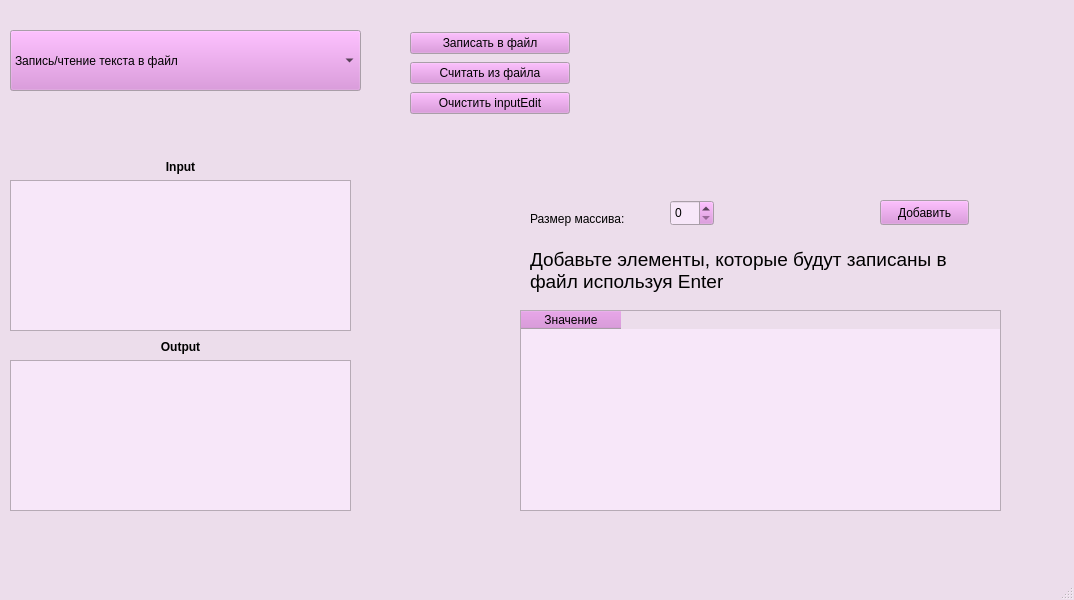
<?xml version="1.0" encoding="UTF-8"?>
<ui version="4.0">
 <class>MainWindow</class>
 <widget class="QMainWindow" name="MainWindow">
  <property name="geometry">
   <rect>
    <x>0</x>
    <y>0</y>
    <width>1074</width>
    <height>600</height>
   </rect>
  </property>
  <property name="palette">
   <palette>
    <active>
     <colorrole role="Button">
      <brush brushstyle="SolidPattern">
       <color alpha="255">
        <red>220</red>
        <green>138</green>
        <blue>221</blue>
       </color>
      </brush>
     </colorrole>
     <colorrole role="Base">
      <brush brushstyle="SolidPattern">
       <color alpha="255">
        <red>247</red>
        <green>231</green>
        <blue>249</blue>
       </color>
      </brush>
     </colorrole>
     <colorrole role="Window">
      <brush brushstyle="SolidPattern">
       <color alpha="255">
        <red>236</red>
        <green>221</green>
        <blue>235</blue>
       </color>
      </brush>
     </colorrole>
     <colorrole role="Highlight">
      <brush brushstyle="SolidPattern">
       <color alpha="255">
        <red>220</red>
        <green>138</green>
        <blue>221</blue>
       </color>
      </brush>
     </colorrole>
    </active>
    <inactive>
     <colorrole role="Button">
      <brush brushstyle="SolidPattern">
       <color alpha="255">
        <red>220</red>
        <green>138</green>
        <blue>221</blue>
       </color>
      </brush>
     </colorrole>
     <colorrole role="Base">
      <brush brushstyle="SolidPattern">
       <color alpha="255">
        <red>247</red>
        <green>231</green>
        <blue>249</blue>
       </color>
      </brush>
     </colorrole>
     <colorrole role="Window">
      <brush brushstyle="SolidPattern">
       <color alpha="255">
        <red>236</red>
        <green>221</green>
        <blue>235</blue>
       </color>
      </brush>
     </colorrole>
     <colorrole role="Highlight">
      <brush brushstyle="SolidPattern">
       <color alpha="255">
        <red>220</red>
        <green>138</green>
        <blue>221</blue>
       </color>
      </brush>
     </colorrole>
    </inactive>
    <disabled>
     <colorrole role="Button">
      <brush brushstyle="SolidPattern">
       <color alpha="255">
        <red>220</red>
        <green>138</green>
        <blue>221</blue>
       </color>
      </brush>
     </colorrole>
     <colorrole role="Base">
      <brush brushstyle="SolidPattern">
       <color alpha="255">
        <red>236</red>
        <green>221</green>
        <blue>235</blue>
       </color>
      </brush>
     </colorrole>
     <colorrole role="Window">
      <brush brushstyle="SolidPattern">
       <color alpha="255">
        <red>236</red>
        <green>221</green>
        <blue>235</blue>
       </color>
      </brush>
     </colorrole>
    </disabled>
   </palette>
  </property>
  <property name="windowTitle">
   <string>MainWindow</string>
  </property>
  <widget class="QWidget" name="centralwidget">
   <widget class="QWidget" name="verticalLayoutWidget">
    <property name="geometry">
     <rect>
      <x>10</x>
      <y>160</y>
      <width>341</width>
      <height>171</height>
     </rect>
    </property>
    <layout class="QVBoxLayout" name="verticalLayout">
     <item>
      <widget class="QLabel" name="label">
       <property name="font">
        <font>
         <bold>true</bold>
        </font>
       </property>
       <property name="text">
        <string>Input</string>
       </property>
       <property name="alignment">
        <set>Qt::AlignCenter</set>
       </property>
      </widget>
     </item>
     <item>
      <widget class="QTextEdit" name="inputEdit">
       <property name="readOnly">
        <bool>false</bool>
       </property>
      </widget>
     </item>
    </layout>
   </widget>
   <widget class="QWidget" name="verticalLayoutWidget_2">
    <property name="geometry">
     <rect>
      <x>10</x>
      <y>340</y>
      <width>341</width>
      <height>171</height>
     </rect>
    </property>
    <layout class="QVBoxLayout" name="verticalLayout_2">
     <item>
      <widget class="QLabel" name="label_2">
       <property name="font">
        <font>
         <bold>true</bold>
        </font>
       </property>
       <property name="text">
        <string>Output</string>
       </property>
       <property name="alignment">
        <set>Qt::AlignCenter</set>
       </property>
      </widget>
     </item>
     <item>
      <widget class="QTextEdit" name="outputEdit">
       <property name="readOnly">
        <bool>true</bool>
       </property>
      </widget>
     </item>
    </layout>
   </widget>
   <widget class="QWidget" name="verticalLayoutWidget_3">
    <property name="geometry">
     <rect>
      <x>410</x>
      <y>30</y>
      <width>160</width>
      <height>89</height>
     </rect>
    </property>
    <layout class="QVBoxLayout" name="verticalLayout_3">
     <item>
      <widget class="QPushButton" name="inputButton">
       <property name="text">
        <string>Записать в файл</string>
       </property>
      </widget>
     </item>
     <item>
      <widget class="QPushButton" name="outputButton">
       <property name="text">
        <string>Считать из файла</string>
       </property>
      </widget>
     </item>
     <item>
      <widget class="QPushButton" name="clearButton">
       <property name="text">
        <string>Очистить inputEdit</string>
       </property>
      </widget>
     </item>
    </layout>
   </widget>
   <widget class="QStackedWidget" name="stackedWidget">
    <property name="geometry">
     <rect>
      <x>440</x>
      <y>180</y>
      <width>561</width>
      <height>351</height>
     </rect>
    </property>
    <property name="currentIndex">
     <number>1</number>
    </property>
    <widget class="QWidget" name="page">
     <widget class="QLabel" name="label_3">
      <property name="geometry">
       <rect>
        <x>70</x>
        <y>20</y>
        <width>451</width>
        <height>61</height>
       </rect>
      </property>
      <property name="font">
       <font>
        <pointsize>14</pointsize>
       </font>
      </property>
      <property name="text">
       <string>Введите текст, который будет записан в файл</string>
      </property>
     </widget>
    </widget>
    <widget class="QWidget" name="page_2">
     <widget class="QLabel" name="label_4">
      <property name="geometry">
       <rect>
        <x>90</x>
        <y>60</y>
        <width>451</width>
        <height>61</height>
       </rect>
      </property>
      <property name="font">
       <font>
        <pointsize>14</pointsize>
       </font>
      </property>
      <property name="text">
       <string>Добавьте элементы, которые будут записаны в файл используя Enter </string>
      </property>
      <property name="wordWrap">
       <bool>true</bool>
      </property>
     </widget>
     <widget class="QLabel" name="label_6">
      <property name="geometry">
       <rect>
        <x>90</x>
        <y>30</y>
        <width>131</width>
        <height>17</height>
       </rect>
      </property>
      <property name="text">
       <string>Размер массива:</string>
      </property>
     </widget>
     <widget class="QSpinBox" name="countInput">
      <property name="geometry">
       <rect>
        <x>230</x>
        <y>20</y>
        <width>44</width>
        <height>26</height>
       </rect>
      </property>
      <property name="minimum">
       <number>0</number>
      </property>
     </widget>
     <widget class="QTableWidget" name="tableWidget">
      <property name="geometry">
       <rect>
        <x>80</x>
        <y>130</y>
        <width>481</width>
        <height>201</height>
       </rect>
      </property>
      <column>
       <property name="text">
        <string>Значение</string>
       </property>
      </column>
     </widget>
     <widget class="QPushButton" name="addArray">
      <property name="geometry">
       <rect>
        <x>440</x>
        <y>20</y>
        <width>89</width>
        <height>25</height>
       </rect>
      </property>
      <property name="text">
       <string>Добавить</string>
      </property>
     </widget>
    </widget>
    <widget class="QWidget" name="page_3">
     <widget class="QWidget" name="verticalLayoutWidget_13">
      <property name="geometry">
       <rect>
        <x>260</x>
        <y>20</y>
        <width>281</width>
        <height>261</height>
       </rect>
      </property>
      <layout class="QVBoxLayout" name="verticalLayout_25" stretch="0,0,0">
       <property name="spacing">
        <number>6</number>
       </property>
       <property name="leftMargin">
        <number>0</number>
       </property>
       <item>
        <layout class="QVBoxLayout" name="verticalLayout_27">
         <item>
          <widget class="QLabel" name="label_23">
           <property name="font">
            <font>
             <family>Waree</family>
             <pointsize>14</pointsize>
             <bold>false</bold>
            </font>
           </property>
           <property name="text">
            <string>Возраст растения</string>
           </property>
           <property name="alignment">
            <set>Qt::AlignCenter</set>
           </property>
          </widget>
         </item>
         <item>
          <widget class="QSpinBox" name="ageBox">
           <property name="font">
            <font>
             <pointsize>14</pointsize>
             <bold>true</bold>
            </font>
           </property>
           <property name="buttonSymbols">
            <enum>QAbstractSpinBox::PlusMinus</enum>
           </property>
           <property name="maximum">
            <number>9999</number>
           </property>
          </widget>
         </item>
        </layout>
       </item>
       <item>
        <layout class="QVBoxLayout" name="verticalLayout_28">
         <item>
          <widget class="QLabel" name="label_24">
           <property name="font">
            <font>
             <family>Waree</family>
             <pointsize>14</pointsize>
             <bold>false</bold>
            </font>
           </property>
           <property name="text">
            <string>Высота растения(см)</string>
           </property>
           <property name="alignment">
            <set>Qt::AlignCenter</set>
           </property>
          </widget>
         </item>
         <item>
          <widget class="QDoubleSpinBox" name="heightBox">
           <property name="font">
            <font>
             <pointsize>14</pointsize>
             <bold>true</bold>
            </font>
           </property>
           <property name="buttonSymbols">
            <enum>QAbstractSpinBox::PlusMinus</enum>
           </property>
           <property name="maximum">
            <double>99999.990000000005239</double>
           </property>
          </widget>
         </item>
        </layout>
       </item>
       <item>
        <layout class="QVBoxLayout" name="verticalLayout_29">
         <item>
          <widget class="QLabel" name="label_25">
           <property name="sizePolicy">
            <sizepolicy hsizetype="Preferred" vsizetype="Fixed">
             <horstretch>0</horstretch>
             <verstretch>0</verstretch>
            </sizepolicy>
           </property>
           <property name="font">
            <font>
             <family>Waree</family>
             <pointsize>14</pointsize>
             <bold>false</bold>
            </font>
           </property>
           <property name="text">
            <string>Растение цветёт?</string>
           </property>
           <property name="alignment">
            <set>Qt::AlignCenter</set>
           </property>
          </widget>
         </item>
         <item>
          <layout class="QHBoxLayout" name="horizontalLayout_7">
           <property name="spacing">
            <number>0</number>
           </property>
           <property name="sizeConstraint">
            <enum>QLayout::SetDefaultConstraint</enum>
           </property>
           <item>
            <widget class="QCheckBox" name="yesBox">
             <property name="sizePolicy">
              <sizepolicy hsizetype="Minimum" vsizetype="Fixed">
               <horstretch>0</horstretch>
               <verstretch>0</verstretch>
              </sizepolicy>
             </property>
             <property name="font">
              <font>
               <pointsize>14</pointsize>
               <bold>true</bold>
              </font>
             </property>
             <property name="text">
              <string>Да</string>
             </property>
             <attribute name="buttonGroup">
              <string notr="true">buttonGroup</string>
             </attribute>
            </widget>
           </item>
           <item>
            <widget class="QCheckBox" name="noBox">
             <property name="sizePolicy">
              <sizepolicy hsizetype="Preferred" vsizetype="Fixed">
               <horstretch>0</horstretch>
               <verstretch>0</verstretch>
              </sizepolicy>
             </property>
             <property name="font">
              <font>
               <pointsize>14</pointsize>
               <bold>true</bold>
              </font>
             </property>
             <property name="text">
              <string>Нет</string>
             </property>
             <attribute name="buttonGroup">
              <string notr="true">buttonGroup</string>
             </attribute>
            </widget>
           </item>
          </layout>
         </item>
        </layout>
       </item>
      </layout>
     </widget>
     <widget class="QPushButton" name="addButton">
      <property name="geometry">
       <rect>
        <x>140</x>
        <y>140</y>
        <width>89</width>
        <height>25</height>
       </rect>
      </property>
      <property name="text">
       <string>Добавить</string>
      </property>
     </widget>
    </widget>
    <widget class="QWidget" name="page_4">
     <widget class="QWidget" name="verticalLayoutWidget_14">
      <property name="geometry">
       <rect>
        <x>250</x>
        <y>10</y>
        <width>281</width>
        <height>271</height>
       </rect>
      </property>
      <layout class="QVBoxLayout" name="verticalLayout_26" stretch="0,0,0">
       <property name="spacing">
        <number>6</number>
       </property>
       <property name="leftMargin">
        <number>0</number>
       </property>
       <item>
        <layout class="QVBoxLayout" name="verticalLayout_31">
         <item>
          <widget class="QLabel" name="label_27">
           <property name="font">
            <font>
             <family>Waree</family>
             <pointsize>14</pointsize>
             <bold>false</bold>
            </font>
           </property>
           <property name="text">
            <string>Возраст растения</string>
           </property>
           <property name="alignment">
            <set>Qt::AlignCenter</set>
           </property>
          </widget>
         </item>
         <item>
          <widget class="QSpinBox" name="ageBoxBin">
           <property name="font">
            <font>
             <pointsize>14</pointsize>
             <bold>true</bold>
            </font>
           </property>
           <property name="buttonSymbols">
            <enum>QAbstractSpinBox::PlusMinus</enum>
           </property>
           <property name="maximum">
            <number>9999</number>
           </property>
          </widget>
         </item>
        </layout>
       </item>
       <item>
        <layout class="QVBoxLayout" name="verticalLayout_32">
         <item>
          <widget class="QLabel" name="label_28">
           <property name="font">
            <font>
             <family>Waree</family>
             <pointsize>14</pointsize>
             <bold>false</bold>
            </font>
           </property>
           <property name="text">
            <string>Высота растения(см)</string>
           </property>
           <property name="alignment">
            <set>Qt::AlignCenter</set>
           </property>
          </widget>
         </item>
         <item>
          <widget class="QDoubleSpinBox" name="heightBoxBin">
           <property name="font">
            <font>
             <pointsize>14</pointsize>
             <bold>true</bold>
            </font>
           </property>
           <property name="buttonSymbols">
            <enum>QAbstractSpinBox::PlusMinus</enum>
           </property>
           <property name="maximum">
            <double>99999.990000000005239</double>
           </property>
          </widget>
         </item>
        </layout>
       </item>
       <item>
        <layout class="QVBoxLayout" name="verticalLayout_33">
         <item>
          <widget class="QLabel" name="label_29">
           <property name="sizePolicy">
            <sizepolicy hsizetype="Preferred" vsizetype="Fixed">
             <horstretch>0</horstretch>
             <verstretch>0</verstretch>
            </sizepolicy>
           </property>
           <property name="font">
            <font>
             <family>Waree</family>
             <pointsize>14</pointsize>
             <bold>false</bold>
            </font>
           </property>
           <property name="text">
            <string>Растение цветёт?</string>
           </property>
           <property name="alignment">
            <set>Qt::AlignCenter</set>
           </property>
          </widget>
         </item>
         <item>
          <layout class="QHBoxLayout" name="horizontalLayout_9">
           <property name="spacing">
            <number>0</number>
           </property>
           <property name="sizeConstraint">
            <enum>QLayout::SetDefaultConstraint</enum>
           </property>
           <item>
            <widget class="QCheckBox" name="yesBoxBin">
             <property name="sizePolicy">
              <sizepolicy hsizetype="Minimum" vsizetype="Fixed">
               <horstretch>0</horstretch>
               <verstretch>0</verstretch>
              </sizepolicy>
             </property>
             <property name="font">
              <font>
               <pointsize>14</pointsize>
               <bold>true</bold>
              </font>
             </property>
             <property name="text">
              <string>Да</string>
             </property>
             <attribute name="buttonGroup">
              <string notr="true">buttonGroup_3</string>
             </attribute>
            </widget>
           </item>
           <item>
            <widget class="QCheckBox" name="noBoxBin">
             <property name="sizePolicy">
              <sizepolicy hsizetype="Preferred" vsizetype="Fixed">
               <horstretch>0</horstretch>
               <verstretch>0</verstretch>
              </sizepolicy>
             </property>
             <property name="font">
              <font>
               <pointsize>14</pointsize>
               <bold>true</bold>
              </font>
             </property>
             <property name="text">
              <string>Нет</string>
             </property>
             <attribute name="buttonGroup">
              <string notr="true">buttonGroup_3</string>
             </attribute>
            </widget>
           </item>
          </layout>
         </item>
        </layout>
       </item>
      </layout>
     </widget>
     <widget class="QPushButton" name="addButtonBin">
      <property name="geometry">
       <rect>
        <x>140</x>
        <y>150</y>
        <width>89</width>
        <height>25</height>
       </rect>
      </property>
      <property name="text">
       <string>Добавить</string>
      </property>
     </widget>
    </widget>
    <widget class="QWidget" name="page_5">
     <widget class="QLabel" name="label_5">
      <property name="geometry">
       <rect>
        <x>80</x>
        <y>30</y>
        <width>451</width>
        <height>61</height>
       </rect>
      </property>
      <property name="font">
       <font>
        <pointsize>14</pointsize>
       </font>
      </property>
      <property name="text">
       <string>Введите текст, который будет дозаписан в файл</string>
      </property>
     </widget>
    </widget>
   </widget>
   <widget class="QComboBox" name="comboBox">
    <property name="geometry">
     <rect>
      <x>10</x>
      <y>30</y>
      <width>351</width>
      <height>61</height>
     </rect>
    </property>
    <item>
     <property name="text">
      <string>Запись/чтение текста в файл</string>
     </property>
    </item>
    <item>
     <property name="text">
      <string>Запись/чтение массива типа float</string>
     </property>
    </item>
    <item>
     <property name="text">
      <string>Дозапись/чтение полей структуры Plant в txt</string>
     </property>
    </item>
    <item>
     <property name="text">
      <string>Дозапись/чтение полей структуры Plant в bin</string>
     </property>
    </item>
    <item>
     <property name="text">
      <string>Дозапись/чтение текста в файл</string>
     </property>
    </item>
   </widget>
  </widget>
  <widget class="QMenuBar" name="menubar">
   <property name="geometry">
    <rect>
     <x>0</x>
     <y>0</y>
     <width>1074</width>
     <height>22</height>
    </rect>
   </property>
  </widget>
  <widget class="QStatusBar" name="statusbar"/>
 </widget>
 <resources/>
 <connections/>
 <buttongroups>
  <buttongroup name="buttonGroup_3"/>
  <buttongroup name="buttonGroup"/>
  <buttongroup name="buttonGroup_2"/>
  <buttongroup name="buttonGroup_4"/>
 </buttongroups>
</ui>
